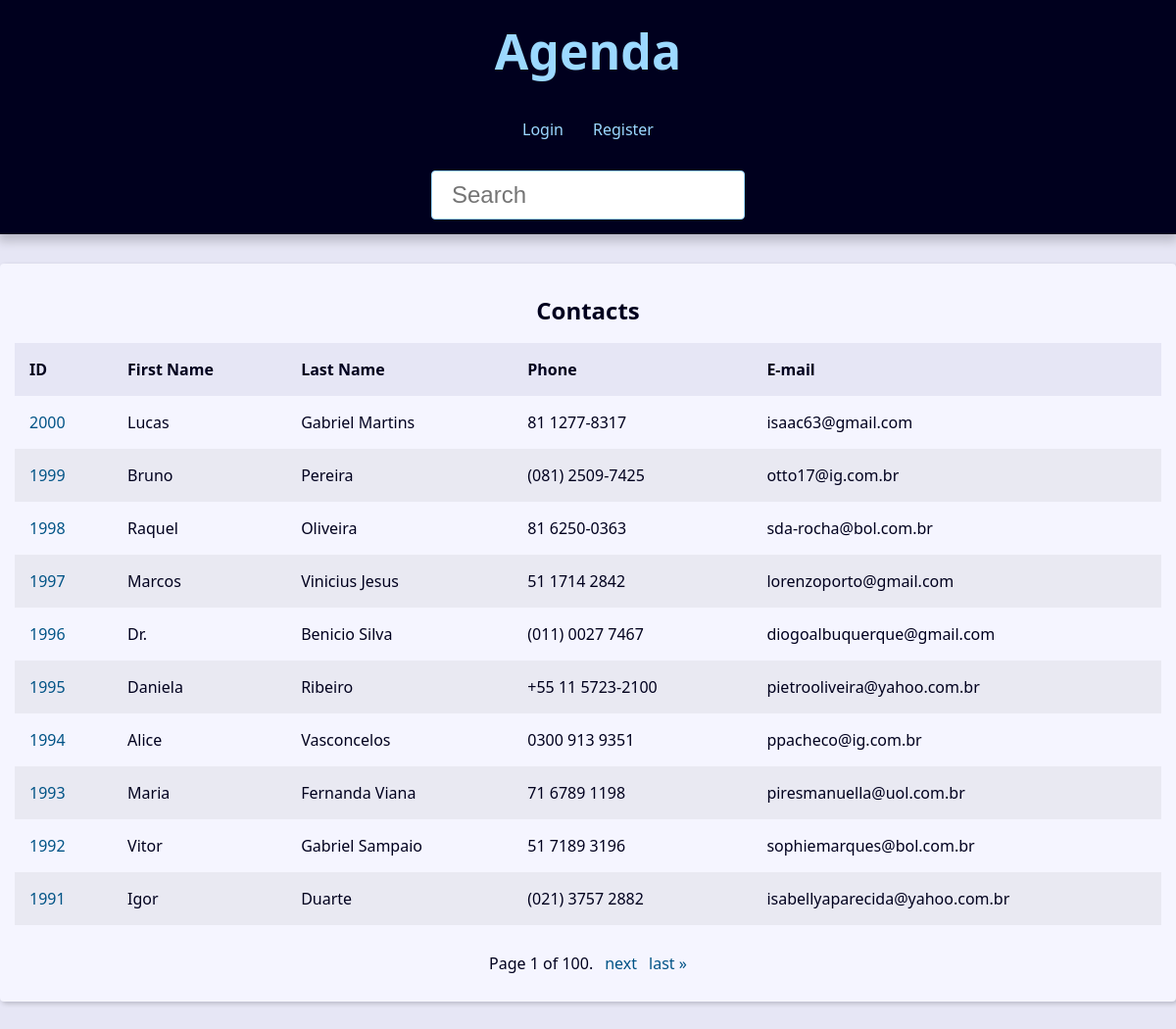
The page / on the database its author committed.
### contact/models.py (models this page shows, shortened)
class Contact(models.Model):
    first_name = models.CharField(max_length=50)
    last_name = models.CharField(max_length=50, blank=True)
    phone = models.CharField(max_length=50)
    email = models.EmailField(max_length=254, blank=True)
    created_date = models.DateTimeField(default=timezone.now)
    description = models.TextField(blank=True)
    show = models.BooleanField(default=True)
    picture = models.ImageField(blank=True, upload_to='pictures/%Y/%m/')
    category = models.ForeignKey(
        Category,
        on_delete=models.SET_NULL,
        blank=True, null=True
    )
    owner = models.ForeignKey(
        User,
        on_delete=models.SET_NULL,
        blank=True, null=True
    )

### contact/views/contact_views.py (the view)
# urls.py: path('', views.index, name='index'),
def index(request):
    contacts = Contact.objects \
        .filter(show=True)\
        .order_by('-id')
    paginator = Paginator(contacts, 10)
    page_number = request.GET.get("page")
    page_obj = paginator.get_page(page_number)
    context = {
        'page_obj': page_obj,
        'site_title': 'Contatos - '
    }
    return render(
        request,
        'contact/index.html',
        context
    )

### contact/templates/contact/index.html
{% extends 'global/base.html' %}
{% block content %}
  {% if page_obj %}
    <div class="responsive-table">
      <table class="contacts-table">
        <caption class="table-caption ">
          Contacts
        </caption>
        <thead>
          <tr class="table-row table-row-header">
            <th class="table-header">ID</th>
            <th class="table-header">First Name</th>
            <th class="table-header">Last Name</th>
            <th class="table-header">Phone</th>
            <th class="table-header">E-mail</th>
          </tr>
        </thead>
        <tbody>
          {% for contact in page_obj %}
            <tr class="table-row">
              <td class="table-cel">
                <a
                  class="table-link"
                  href="{% url 'contact:contact' contact.id %}"
                >
                  {{ contact.id }}
                </a>
              </td>
              <td class="table-cel">
                {{ contact.first_name }}
              </td>
              <td class="table-cel">
                {{ contact.last_name }}
              </td>
              <td class="table-cel">
                {{ contact.phone }}
              </td>
              <td class="table-cel">
                {{ contact.email }}
              </td>
            </tr>
          {% endfor %}
        </tbody>
      </table>
    </div>
  {% else %}
    <div class="single-contact">
      <h1 class="single-contact-name">
        Nenhum contato encontrado.
      </h1>
    </div>
  {% endif %}
{% endblock content %}

### base_templates/global/base.html (shortened to what this page needs)
<!DOCTYPE html>
<html lang="pt-BR">
<head>
  {% include 'global/partials/_head.html' %}
</head>
<body>
  {% include 'global/partials/_header.html' %}
  <main class="content">
    {% block content %}{% endblock content %}
    {% include 'global/partials/_pagination.html' %}
  </main>
</body>
</html>

### base_templates/global/partials/_head.html (shortened to what this page needs)
{% load static %}
<link rel="stylesheet" href="{% static 'global/css/style.css' %}">

### base_templates/global/partials/_header.html
<header class="header">
  <h1 class="header-heading">
    <a href="{% url 'contact:index' %}" class="header-link">
      Agenda
    </a>
  </h1>
  <nav class="menu">
    <ul class="menu-list">
      {% if user.is_authenticated %}
        <li class="menu-item">
          <a href="{% url 'contact:create' %}" class="menu-link">Create</a>
        </li>
        <li class="menu-item">
          <a href="{% url 'contact:user_update' %}" class="menu-link">Profile</a>
        </li>
        <li class="menu-item">
          <a href="{% url 'contact:logout' %}" class="menu-link">Logout</a>
        </li>
      {% else %}
        <li class="menu-item">
          <a href="{% url 'contact:login' %}" class="menu-link">Login</a>
        </li>
        <li class="menu-item">
          <a href="{% url 'contact:register' %}" class="menu-link">Register</a>
        </li>
      {% endif %}
    </ul>
  </nav>
  <div class="search">
    <form
      action="{% url 'contact:search' %}"
      method="GET"
    >
      <input
        type="search"
        class="search-input"
        placeholder="Search"
        id="search"
        name="q"
        value="{{ request.GET.q.strip }}"
      >
    </form>
  </div>
</header>

### base_templates/global/partials/_pagination.html (shortened to what this page needs)
{% if page_obj %}
  <div class="pagination">
    <span class="step-links">
        <span class="current">
            Page {{ page_obj.number }} of {{ page_obj.paginator.num_pages }}.
        </span>
        {% if page_obj.has_next %}
            <a href="?page={{ page_obj.next_page_number }}&q={{ request.GET.q.strip }}">next</a>
            <a href="?page={{ page_obj.paginator.num_pages }}&q={{ request.GET.q.strip }}">last &raquo;</a>
        {% endif %}
    </span>
  </div>
{% endif %}

### base_static/global/css/style.css (style rules this page uses)
:root { --spacing: 1.5rem; --link-dark-color: rgb(0, 83, 134); --link-light-color: rgb(156, 217, 255); --clr-white: rgb(245, 245, 255); --clr-black: rgb(0, 0, 30); --clr-light-gray: rgb(230, 230, 245); --clr-dark-shadow-5: rgba(0, 0, 10, 5%); --clr-dark-shadow-10: rgba(0, 0, 10, 10%); --clr-dark-shadow-20: rgba(0, 0, 10, 20%); --clr-light-shadow-5: rgba(200, 200, 255, 5%); --clr-light-shadow-10: rgba(200, 200, 255, 10%); --clr-light-shadow-20: rgba(200, 200, 255, 20%); --main-page-width: 120rem; --table-min-width: 60rem; --biggest-font-size: 5rem; --bigger-font-size: 4rem; --big-font-size: 3.2rem; --medium-font-size: 2.4rem; --small-font-size: 1.6rem; --smaller-font-size: 1.4rem; --smallest-font-size: 1.2rem; --transition-fast: 300ms; --transition-medium: 600ms; --transition-slow: 1s; --default-border-radius: 4px; }
*, *::before, *::after { margin: 0; padding: 0; box-sizing: border-box; }
html { font-size: 62.5%; }
body { font-family: system-ui, -apple-system, BlinkMacSystemFont, 'Segoe UI', Roboto, Oxygen, Ubuntu, Cantarell, 'Open Sans', 'Helvetica Neue', sans-serif; line-height: 1.5; font-size: var(--small-font-size); color: var(--clr-black); -webkit-font-smoothing: antialiased; background: var(--clr-light-gray); }
.header { background: var(--clr-black); padding: var(--spacing); box-shadow: 0 5px 10px 2px var(--clr-dark-shadow-20); z-index: 1; position: relative; }
.header-heading { font-size: var(--biggest-font-size); text-align: center; }
.header-link { color: var(--link-light-color); text-decoration: none; transition: filter var(--transition-fast) ease-in-out; }
.menu { margin: var(--spacing); }
.menu-list { list-style: none; display: flex; justify-content: center; flex-flow: row wrap; }
.menu-link { display: block; padding: var(--spacing); color: var(--link-light-color); text-decoration: none; transition: background-color var(--transition-fast) ease-in-out; border-radius: var(--default-border-radius); }
.content { max-width: var(--main-page-width); margin: calc(var(--spacing) * 2) auto; padding: var(--spacing); background: var(--clr-white); box-shadow: 2px 2px 5px var(--clr-dark-shadow-20); border-radius: var(--default-border-radius); }
.responsive-table { width: 100%; overflow-x: auto; }
.contacts-table { width: 100%; min-width: var(--table-min-width); border-collapse: collapse; }
.table-caption { font-size: var(--medium-font-size); font-weight: bold; padding: var(--spacing); }
.table-row { text-align: left; text-overflow: ellipsis; transition: background-color var(--transition-fast) ease-in-out; }
.table-row:nth-of-type(2n) { background: var(--clr-dark-shadow-5); }
.table-row-header { background: var(--clr-light-gray); color: var(--clr-black); }
.table-cel, .table-header { padding: var(--spacing); }
.table-link { color: var(--link-dark-color); transition: color var(--transition-fast) ease-in-out; text-decoration: none; }
.pagination { margin-top: var(--spacing); display: flex; justify-content: center; padding: calc(var(--spacing) * 0.8); font-size: var(--small-font-size); }
.pagination .step-links { display: flex; gap: calc(var(--spacing) * 0.8); }
.pagination .step-links a { color: var(--link-dark-color); transition: color var(--transition-fast) ease-in-out; text-decoration: none; display: block; }
.search { display: flex; justify-content: center; }
.search-input { font-size: var(--medium-font-size); padding: 1rem 2rem; width: 100%; max-width: 32rem; border-radius: var(--default-border-radius); border: 1px solid var(--link-light-color); }

### rows shown on the page
Contact: id "2000", first_name "Lucas", last_name "Gabriel Martins", phone "81 1277-8317", email "isaac63@gmail.com"
Contact: id "1999", first_name "Bruno", last_name "Pereira", phone "(081) 2509-7425", email "otto17@ig.com.br"
Contact: id "1998", first_name "Raquel", last_name "Oliveira", phone "81 6250-0363", email "sda-rocha@bol.com.br"
Contact: id "1997", first_name "Marcos", last_name "Vinicius Jesus", phone "51 1714 2842", email "lorenzoporto@gmail.com"
Contact: id "1996", first_name "Dr.", last_name "Benicio Silva", phone "(011) 0027 7467", email "diogoalbuquerque@gmail.com"
Contact: id "1995", first_name "Daniela", last_name "Ribeiro", phone "+55 11 5723-2100", email "pietrooliveira@yahoo.com.br"
Contact: id "1994", first_name "Alice", last_name "Vasconcelos", phone "0300 913 9351", email "ppacheco@ig.com.br"
Contact: id "1993", first_name "Maria", last_name "Fernanda Viana", phone "71 6789 1198", email "piresmanuella@uol.com.br"
Contact: id "1992", first_name "Vitor", last_name "Gabriel Sampaio", phone "51 7189 3196", email "sophiemarques@bol.com.br"
Contact: id "1991", first_name "Igor", last_name "Duarte", phone "(021) 3757 2882", email "isabellyaparecida@yahoo.com.br"

### other values the page prints
{{ page_obj.number }} "1"
{{ page_obj.paginator.num_pages }} "100"
